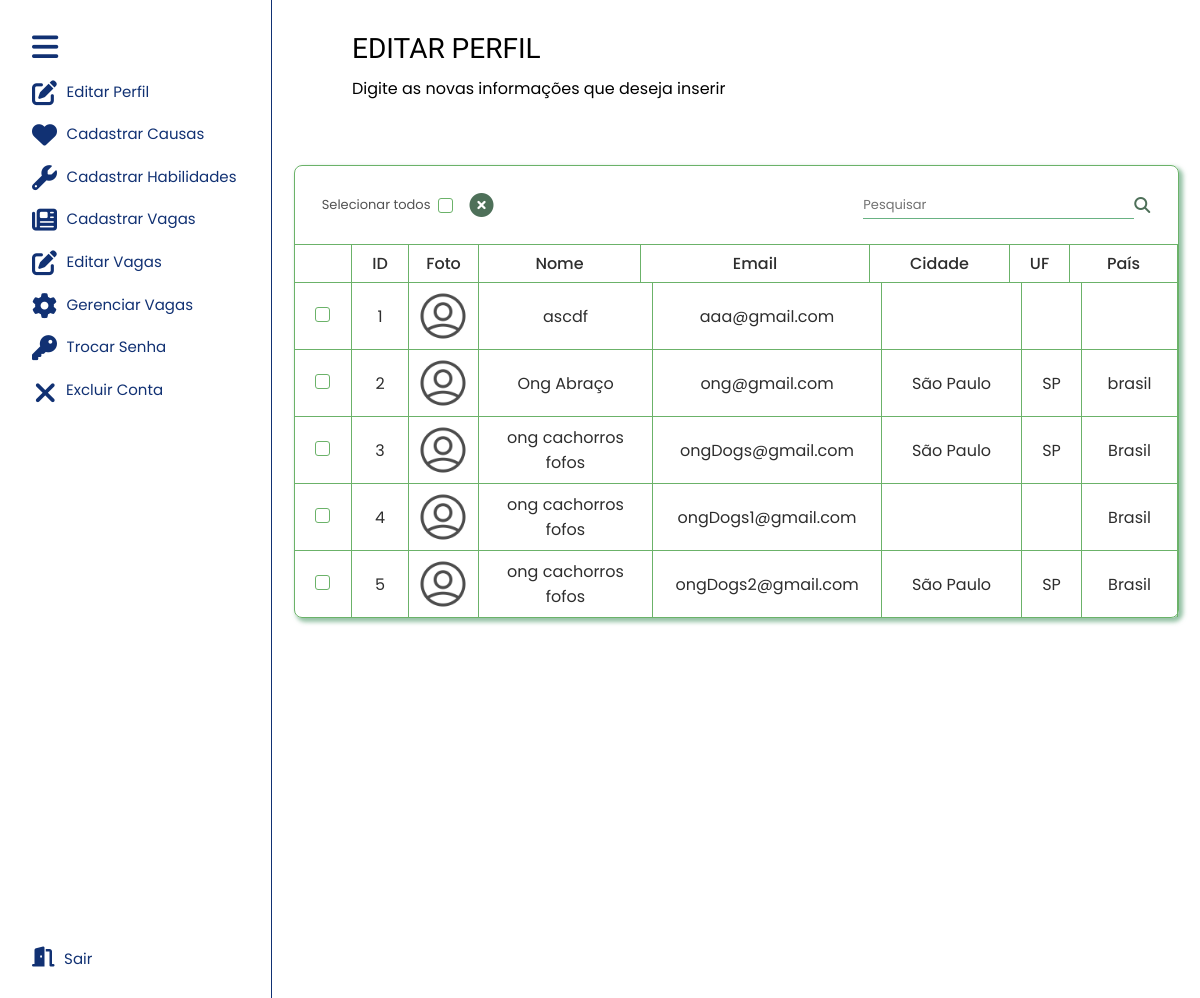
The page /area-adm/instituicoes-cadastradas.php on the database its author committed.
### tables this page shows
CREATE TABLE `tbinstituicao` (
  `codInstituicao` int(11) NOT NULL,
  `nomeInstituicao` varchar(100) NOT NULL,
  `logInstituicao` varchar(50) NOT NULL,
  `numLogInstituicao` varchar(10) NOT NULL,
  `cepInstituicao` char(9) NOT NULL,
  `compInstituicao` varchar(50) NOT NULL,
  `bairroInstituicao` varchar(40) NOT NULL,
  `cidadeInstituicao` varchar(30) NOT NULL,
  `estadoInstituicao` varchar(100) NOT NULL,
  `paisInstituicao` varchar(100) NOT NULL,
  `emailInstituicao` varchar(30) NOT NULL,
  `cnpjInstituicao` char(18) NOT NULL,
  `senhaInstituicao` varchar(10) NOT NULL,
  `descInstituicao` varchar(60) NOT NULL,
  `fotoInstituicao` varchar(50) NOT NULL
);

### dao/InstituicaoDao.php (called while the page is built, shortened)
<?php
    class InstituicaoDao
    {
        public static function listar()
        {
            $conexao = Conexao::conectar();
            $querySelect = "SELECT codInstituicao, nomeInstituicao, emailInstituicao, cidadeInstituicao, estadoInstituicao, paisInstituicao, fotoInstituicao FROM tbinstituicao";
            $resultado = $conexao->query($querySelect);
            $lista = $resultado->fetchAll();
            return $lista;
        }
    }
?>

### area-adm/instituicoes-cadastradas.php (the view, shortened to what this page needs)
<!DOCTYPE html>
<html lang="pt-br">
<head>
    <link rel="stylesheet" href="https://cdnjs.cloudflare.com/ajax/libs/font-awesome/6.2.0/css/all.min.css" />
    <link rel="stylesheet" href="css/estilo-instituicoes-cadastradas.css">
</head>
<body>
    <nav class="nav-lateral">
        <div class="nav-lateral-sessao-um">
            <i class="fa-solid fa-bars" id="nav-lateral-icon-lista"></i>
            <div class="nav-lateral-box-icon">
                <a href=""> <i class="fa-solid fa-pen-to-square"></i> <span class="nav-lateral-topico"> Editar Perfil
                    </span></a>
            </div>
            <div class="nav-lateral-box-icon">
                <a href=""> <i class="fa-sharp fa-solid fa-heart"></i> <span class="nav-lateral-topico"> Cadastrar
                        Causas </span></a>
            </div>
            <div class="nav-lateral-box-icon">
                <a href=""> <i class="fa-solid fa-wrench"></i> <span class="nav-lateral-topico"> Cadastrar Habilidades
                    </span></a>
            </div>
            <div class="nav-lateral-box-icon">
                <a href=""> <i class="fa-solid fa-newspaper"></i> <span class="nav-lateral-topico"> Cadastrar Vagas
                    </span></a>
            </div>
            <div class="nav-lateral-box-icon">
                <a href=""> <i class="fa-solid fa-pen-to-square"></i> <span class="nav-lateral-topico"> Editar Vagas
                    </span></a>
            </div>
            <div class="nav-lateral-box-icon">
                <a href=""> <i class="fa-solid fa-gear"></i> <span class="nav-lateral-topico"> Gerenciar Vagas
                    </span></a>
            </div>
            <div class="nav-lateral-box-icon">
                <a href=""> <i class="fa-solid fa-key"></i> <span class="nav-lateral-topico">Trocar Senha </span></a>
            </div>
            <div class="nav-lateral-box-icon">
                <a href=""> <i class="fa-solid fa-xmark" id="nav-lateral-icon-excluir"></i> <span class="nav-lateral-topico">Excluir Conta </span></a>
            </div>
        </div>
        <div class="nav-lateral-sessao-dois">
            <div class="nav-lateral-box-icon">
                <a href=""> <i class="fa-solid fa-door-open" id="nav-lateral-icon-sair"></i> <span class="nav-lateral-topico"> Sair </span></a>
            </div>
        </div>
    </nav>
    <main class="main-conteudo">
        <div class="main-conteudo-container-titulo">
            <h1>EDITAR PERFIL</h1>
            <p>Digite as novas informações que deseja inserir</p>
        </div>
        <div class="table">
            <div class="table-responsive">
                <div class="funcoes">
                    <div class="funcoes-sessao-1">
                        <span>Selecionar todos</span>
                        <input type="checkbox" name="selecionar-todos" id="selecionar-todos">
                        <i class="fa-solid fa-circle-xmark" id="icone-x"></i>
                    </div>
                    <div class="funcoes-sessao-2">
                        <input type="text" name="" id="pesquisar" placeholder="Pesquisar">
                        <i class="fa-solid fa-magnifying-glass" id="icon-lupa"></i>
                    </div>
                </div>
                <table>
                    <thead>
                        <tr>
                            <th> </th>
                            <th> ID </th>
                            <th> Foto </th>
                            <th> Nome </th>
                            <th> Email </th>
                            <th> Cidade </th>
                            <th> UF</th>
                            <th> País </th>
                        </tr>
                    </thead>
                    <tbody>
                        <?php
                        try {
                            $listaInstituicao = InstituicaoDao::listar();
                        } catch (Exception $e) {
                            echo $e->getMessage();
                        }
                        ?>
                        <tr>
                            <?php foreach ($listaInstituicao as $instituicao) { ?>
                                <td> <input type="checkbox" name="checkbox" id="checkbox"> </td>
                                <td> <?php echo $instituicao['codInstituicao']; ?> </td>
                                <td>
                                    <div class="box-img-lista">
                                        <img src="img/user-cinza.png" alt="">
                                    </div>
                                </td>
                                <td><?php echo $instituicao['nomeInstituicao']; ?></td>
                                <td> <?php echo $instituicao['emailInstituicao']; ?> </td>
                                <td> <?php echo $instituicao['cidadeInstituicao']; ?> </td>
                                <td> <?php echo $instituicao['estadoInstituicao']; ?> </td>
                                <td> <?php echo $instituicao['paisInstituicao']; ?> </td>
                        </tr>
                    <?php
                            }
                    ?>
                    </tbody>
                </table>
            </div>
        </div>
    </main>
</body>
</html>

### area-adm/css/estilo-instituicoes-cadastradas.css (style rules this page uses)
* { border: 0; padding: 0; box-sizing: border-box; margin: 0; text-decoration-line: none; list-style: none; }
.nav-lateral { display: flex; flex-direction: column; justify-content: space-between; padding: 2rem 0rem 2rem 2rem; left: 0; width: 17rem; height: 100vh; position: fixed; overflow: hidden; background-color: #fff; border-right: 1px solid #113173; border-top: none; transition: all 0.5s ease; }
.nav-lateral-sessao-um { display: flex; flex-direction: column; gap: 1.1rem; }
.nav-lateral-box-icon { display: flex; }
.nav-lateral i { color: #113173; font-size: 25px; transition: all 0.5s ease; cursor: pointer; }
#nav-lateral-icon-lista { font-size: 30px; }
#nav-lateral-icon-excluir { font-size: 30px; margin-left: 2px; }
.nav-lateral-topico { margin-left: 0.6rem; width: 11rem; opacity: 1; transition: all 0.5s ease; }
.nav-lateral-box-icon a { display: flex; align-content: center; font-family: poppins, sans-serif; font-size: 15px; font-weight: 400; color: #113173; }
.nav-lateral-sessao-dois { display: flex; align-content: flex-end; }
#nav-lateral-icon-sair { font-size: 20px; }
.main-conteudo { transition: all 0.5s ease; background-color: #fff; margin-left: 17rem; }
.main-conteudo-container-titulo { display: flex; flex-direction: column; align-items: flex-start; padding-left: 5rem; padding-top: 2rem; gap: 0.7rem; margin-bottom: 4rem; }
.main-conteudo-container-titulo h1 { font-family: acme, sans-serif; font-weight: 400; font-size: 28px; color: #000000; }
.main-conteudo-container-titulo p { font-family: poppins, sans-serif; font-weight: 400; font-size: 16px; color: #000000; max-width: 95%; }
.table { display: flex; align-items: center; justify-content: center; }
.table-responsive { max-width: 885px; max-height: 600px; border-radius: 0.5rem; border: 1px solid #6bb269; box-shadow: 3px 3px 4px 1px #6baa81b6; }
.funcoes { display: flex; justify-content: space-between; align-items: center; gap: 10px; width: 100%; height: 78px; }
.funcoes-sessao-1 { display: flex; margin-left: 1.7rem; align-items: center; gap: 0.5rem; }
.funcoes span { color: #525252; font-family: poppins, sans-serif; font-weight: 400; font-size: 13px; }
input[type="checkbox"] { -webkit-appearance: none; -moz-appearance: none; appearance: none; width: 15px; height: 15px; border-radius: 3px; border: 1px solid #6bb269; outline: none; cursor: pointer; }
#icone-x { margin-left: 0.5rem; }
.funcoes-sessao-2 { display: flex; margin-right: 1.7rem; align-items: center; }
.funcoes i { color: #4e7059; font-size: 24px; cursor: pointer; transition: all 0.5s ease; }
#icon-lupa { font-size: 16px; }
.funcoes #pesquisar { border: none; border-bottom: 1px solid #69b283; outline: none; padding: 0.2rem 0rem 0.2rem 0rem; transition: all 0.2s ease; font-family: poppins, sans-serif; font-weight: 400; font-size: 14px; color: #2e2e2e; }
#pesquisar::placeholder { font-family: poppins, sans-serif; font-weight: 400; font-size: 13px; color: #727272; }
.table-responsive table { border-collapse: collapse; border-spacing: 0; }
thead tr { display: block; width: 100%; }
.table-responsive th { font-weight: 500 !important; }
th:nth-child(1), td:nth-child(1) { min-width: 57px; border-left: none !important; }
th:nth-child(2), td:nth-child(2) { min-width: 57px; }
th:nth-child(3) { min-width: 70px; }
td:nth-child(3) { padding-left: 9px; min-width: 70px; }
th:nth-child(4), td:nth-child(4) { min-width: 162px; padding: 0rem 1rem 0rem 1rem; }
th:nth-child(5), td:nth-child(5) { min-width: 200px; padding: 0rem 1rem 0rem 1rem; }
th:nth-child(5) { min-width: 229px; }
th:nth-child(6), td:nth-child(6) { min-width: 140px; padding: 0rem 1rem 0rem 1rem; }
th:nth-child(7), td:nth-child(7) { min-width: 60px; }
th:nth-child(8) { min-width: 108px; }
td:nth-child(8) { min-width: 96px; }
th { height: 38px; }
td:nth-child(1), td:nth-child(2), td:nth-child(3), td:nth-child(4), td:nth-child(5), td:nth-child(6), td:nth-child(7), td:nth-child(8) { border-top: none !important; }
tbody { display: block; width: 100%; height: 334px; overflow-y: scroll; }
.table-responsive th, .table-responsive td { border: 1px solid #6bb269; text-align: center; color: #2e2e2e; font-family: poppins, sans-serif; font-weight: 400; }
.box-img-lista { width: 50px; height: 50px; margin: 0.5rem 0rem 0.5rem 0rem; border-radius: 50%; }
.box-img-lista img { width: 100%; height: 100%; object-fit: cover; }

### rows shown on the page
tbinstituicao: codInstituicao "1", nomeInstituicao "ascdf", emailInstituicao "aaa@gmail.com"
tbinstituicao: codInstituicao "2", nomeInstituicao "Ong Abraço", emailInstituicao "ong@gmail.com", cidadeInstituicao "São Paulo", estadoInstituicao "SP", paisInstituicao "brasil"
tbinstituicao: codInstituicao "3", nomeInstituicao "ong cachorros fofos", emailInstituicao "ongDogs@gmail.com", cidadeInstituicao "São Paulo", estadoInstituicao "SP", paisInstituicao "Brasil"
tbinstituicao: codInstituicao "4", nomeInstituicao "ong cachorros fofos", emailInstituicao "ongDogs1@gmail.com", paisInstituicao "Brasil"
tbinstituicao: codInstituicao "5", nomeInstituicao "ong cachorros fofos", emailInstituicao "ongDogs2@gmail.com", cidadeInstituicao "São Paulo", estadoInstituicao "SP", paisInstituicao "Brasil"
